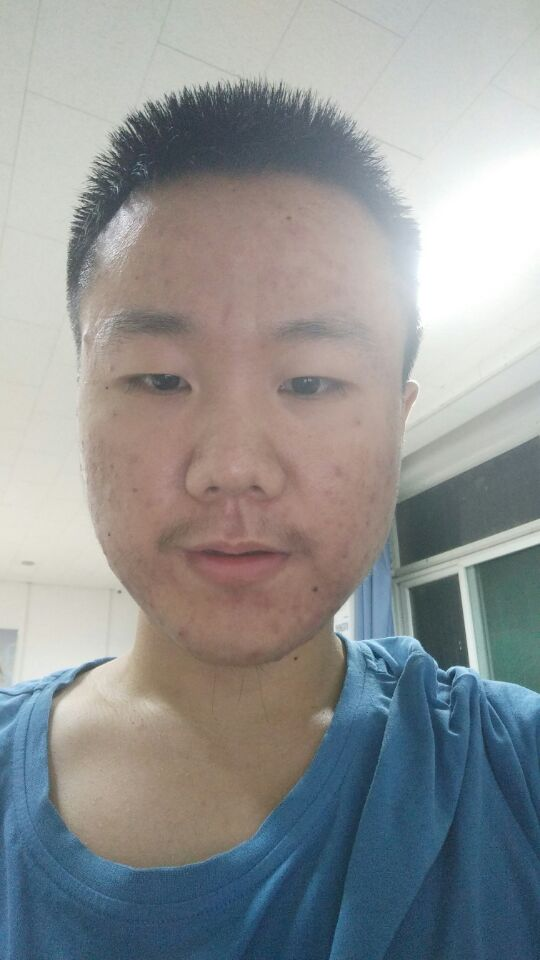
//> input picture work/opencv/pattern_recognition/train.jpg, 540 x 960 px, given in place of the camera
$ ./try   (built with g++ and OpenCV 4)
//> lines starting //> are read from the running program, lines starting //| are printed output that depends on the picture
### work/opencv/pattern_recognition/time.cpp
#ifndef TIME_CPP
#define TIME_CPP
#include <iostream>
#include <string>
#include <time.h>

using namespace std;

string get_format_time()
{
    time_t timel;
    time(&timel);
    string time =  (asctime(gmtime(&timel)));
    return time;
}

#endif

### work/opencv/pattern_recognition/try.cpp
#include "opencv2/objdetect/objdetect.hpp"
#include "opencv2/video/video.hpp"
#include "opencv2/highgui/highgui.hpp"
#include "opencv2/imgproc/imgproc.hpp"
#include "./time.cpp"
#include <stdio.h>
#include <iostream>
#include <string>

using namespace std;
using namespace cv;

/** Function Headers */
void detectAndDisplay( Mat frame );
void print_data(Rect *);
bool save_picture(Mat , Rect , string);
string int_to_string(int);

/** Global variables */
String face_cascade_name = "haarcascade_frontalcatface.xml";
String eyes_cascade_name = "haarcascade_eye_tree_eyeglasses.xml";
CascadeClassifier face_cascade;
CascadeClassifier eyes_cascade;
String window_name = "Face Detection";

string int_to_string(int n)
{
    int const max = 100;
    int m = n;
    int i=0,j=0;
    char s[max];
    char ss[max];
    while(m > 0)
    {
        s[i++]=  m % 10 + '0';
        m /= 10;
    }
    s[i] = '\0';

    i = i-1;
    while(i >= 0)
    {
        ss[j++] = s[i--];
    }
    ss[j] = '\0';
    return ss;

}

bool save_picture(Mat target , Rect rect , string name )
{
    //Mat store;
    //frame(rect).copyTo(store);
    if(imwrite(name , target(rect))){
        cout << "Save picture for : " << name << " successed ." << endl;
        return true;
    }else{
        cout << "Save picture for : " << name << " failed." << endl;
        return false;
    }
}
void print_data(Rect * obj)
{
    cout << obj->x << " for x." << endl;
    cout << obj->y << " for y." << endl;
    cout << obj->width << " for width." << endl;
    cout << obj->height << " for height." << endl;
}
/**
 * @function main
 */
int main(int argc , char ** argv)
{
    VideoCapture capture;
    Mat frame;
    if(argc > 1)
    {
        for(int i = 1 ; i < argc ; i++)
        {
            printf("Get the image info for : %s\n" , argv[i]);
        }
    }
    else
    {
        printf ("No image found. Using the uvc camera.\n");
    }
    //-- 1. Load the cascade
    if( !face_cascade.load( face_cascade_name ) ){ printf("--(!)Error loading face cascade.\n"); return -1; };
    if( !eyes_cascade.load( eyes_cascade_name ) ){ printf("--(!)Error loading eyes cascade.\n"); return -1; };

    //-- 2. Read the video stream
    // 0 for camera in computer
    // 1 for camera in extra

    capture.open(1);
    if ( ! capture.isOpened() ) { printf("--(!)Error opening video capture\n"); return -1; }
    while ( capture.read(frame) )
    {
//> frame is the input picture: 960 rows x 540 cols, CV_8UC3; mean B, G, R 148.2, 147.6, 144.9
        if( frame.empty() )
        {
            printf(" --(!) No captured frame -- Break!\n");
            break;
        }
        //-- 3. Apply the classifier to the frame
        detectAndDisplay( frame );
        //-- bail out if escape was pressed
        int c = waitKey(10);
        if( (char)c == 27 ) { return 0; }
    }
    printf("Error for not show the image.\n");
    return -1;
}

void detectAndDisplay( Mat frame )
{
    std::vector<Rect> faces;
    Mat frame_gray;

    cvtColor( frame, frame_gray, COLOR_BGR2GRAY );
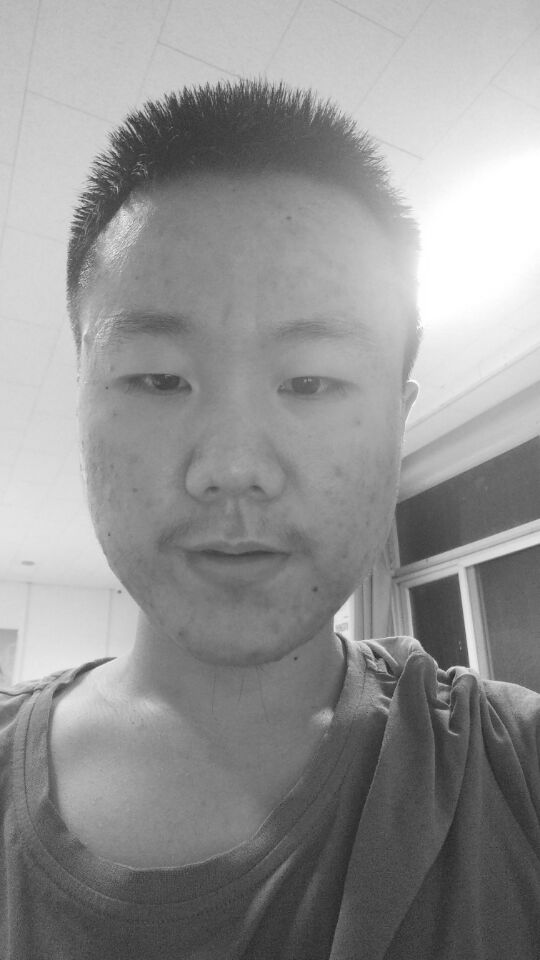
//> frame_gray: 960 rows x 540 cols, CV_8UC1; min 34, max 255, mean 146.8
    equalizeHist( frame_gray, frame_gray );
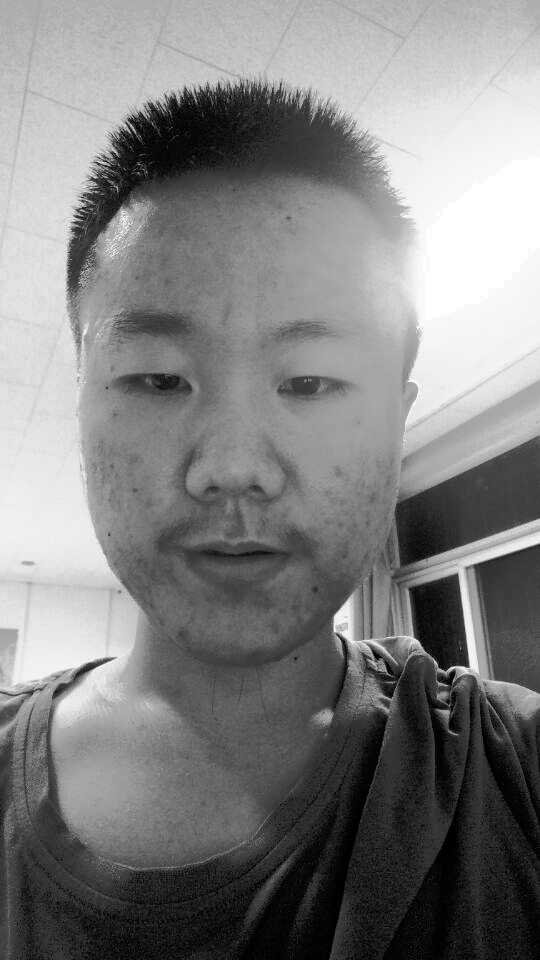
//> frame_gray: 960 rows x 540 cols, CV_8UC1; min 0, max 255, mean 128.4

    //-- Detect faces
    face_cascade.detectMultiScale( frame_gray, faces, 1.1, 2, 0, Size(80, 80) );
//> faces = 5 Rects (x, y, width, height): [177, 449, 115, 115], [185, 567, 109, 109], [172, 492, 120, 120], [242, 825, 103, 103], [97, 258, 276, 276]

    for( size_t i = 0; i < faces.size(); i++ )
    {
        Mat faceROI = frame_gray( faces[i] );
        std::vector<Rect> eyes;
        //-- In each face, detect eyes
        //eyes_cascade.detectMultiScale( faceROI, eyes, 1.1, 2, 0 |CASCADE_SCALE_IMAGE, Size(30, 30) );
        eyes_cascade.detectMultiScale(frame_gray(faces[i]), eyes, 1.1, 2, 0 |CASCADE_SCALE_IMAGE, Size(30, 30));
        if( eyes.size() == 2)
        {
            cout << "catch the face for id : " << i + 1 << " in size : " << faces.size() << endl;
            print_data(&faces[i]);
            //string name = "picture-" + int_to_string(i) + ".png";
            string name = "picture-" + get_format_time() + ".png";
            save_picture(frame , faces[i] , name);
            //-- Draw the face
            Point center( faces[i].x + faces[i].width/2, faces[i].y + faces[i].height/2 );
            ellipse( frame, center, Size( faces[i].width/2, faces[i].height/2 ), 0, 0, 360, Scalar( 255, 0, 0 ), 2, 8, 0 );
            for( size_t j = 0; j < eyes.size(); j++ )
            { //-- Draw the eyes
                Point eye_center( faces[i].x + eyes[j].x + eyes[j].width/2, faces[i].y + eyes[j].y + eyes[j].height/2 );
                int radius = cvRound( (eyes[j].width + eyes[j].height)*0.25 );
                circle( frame, eye_center, radius, Scalar( 255, 0, 255 ), 3, 8, 0 );
            }
        }
    }
//> this loop made 5 passes
//> center on pass 5: Point(235, 396)
//| catch the face for id : 5 in size : 5
//| 97 for x.
//| 258 for y.
//| 276 for width.
//| 276 for height.
//> pass 1, in detectAndDisplay, `Mat faceROI = frame_gray( faces[i] );`:
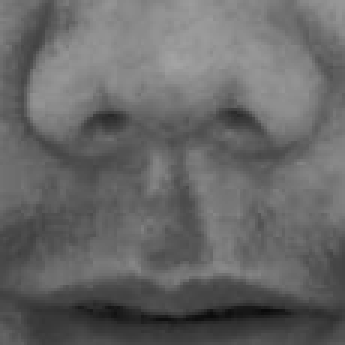
//> faceROI: 115 rows x 115 cols, CV_8UC1 (shown 3 times larger); min 10, max 163, mean 102.7
//> pass 2, in detectAndDisplay, `Mat faceROI = frame_gray( faces[i] );`:
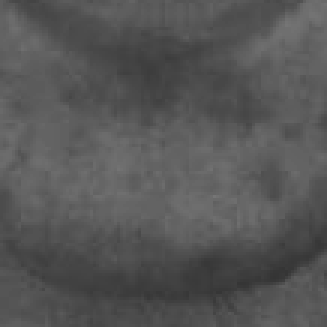
//> faceROI: 109 rows x 109 cols, CV_8UC1 (shown 3 times larger); min 52, max 117, mean 86.2
//> pass 3, in detectAndDisplay, `Mat faceROI = frame_gray( faces[i] );`:
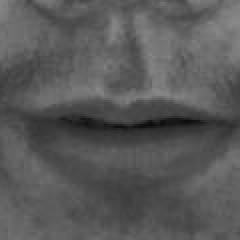
//> faceROI: 120 rows x 120 cols, CV_8UC1 (shown 2 times larger); min 10, max 137, mean 88.8
    //-- Show what you got
    imshow( window_name, frame );
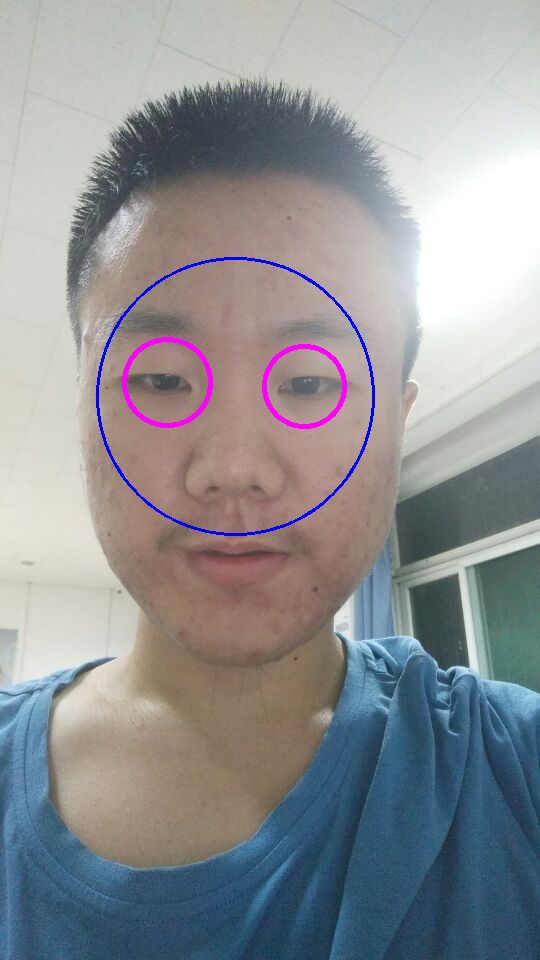
//> window 'Face Detection': 960 rows x 540 cols, CV_8UC3; mean B, G, R 149.4, 146.2, 144.6
//> the Esc key is pressed
//> (the program exits here)
